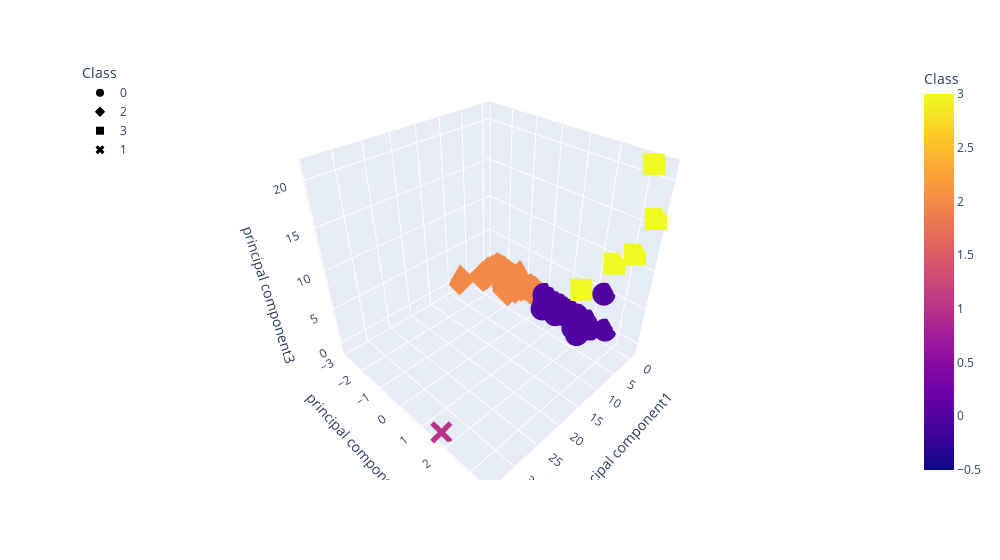

Notebook cell for this chart:
### Markdown cell above
### Deliverable 4: Visualizing Cryptocurrencies Results

#### 3D-Scatter with Clusters

### Code cell
# Creating a 3D-Scatter with the PCA data and the clusters
fig = px.scatter_3d(clustered_df, x="principal component1", y="principal component2", z="principal component3", color="Class", symbol="Class", hover_name="CoinName", width=1000)
fig.update_layout(legend=dict(x=0,y=1))
fig.show()

### Figure 1 — Plotly figure (JSON) as saved in the notebook; plotly's stock layout.template omitted (floating-point values rounded to 4 significant figures; data arrays with more than 128 entries replaced by an {"elided": "..."} marker saying what was removed)
{"data": [{"hovertemplate": "<b>%{hovertext}</b><br><br>Class=%{marker.color}<br>principal component1=%{x}<br>principal component2=%{y}<br>principal component3=%{z}<extra></extra>", "hovertext": {"elided": "288 str values"}, "legendgroup": "0", "marker": {"color": {"elided": "288 int values"}, "coloraxis": "coloraxis", "symbol": "circle"}, "mode": "markers", "name": "0", "scene": "scene", "showlegend": true, "type": "scatter3d", "x": {"elided": "288 float values"}, "y": {"elided": "288 float values"}, "z": {"elided": "288 float values"}}, {"hovertemplate": "<b>%{hovertext}</b><br><br>Class=%{marker.color}<br>principal component1=%{x}<br>principal component2=%{y}<br>principal component3=%{z}<extra></extra>", "hovertext": {"elided": "238 str values"}, "legendgroup": "2", "marker": {"color": {"elided": "238 int values"}, "coloraxis": "coloraxis", "symbol": "diamond"}, "mode": "markers", "name": "2", "scene": "scene", "showlegend": true, "type": "scatter3d", "x": {"elided": "238 float values"}, "y": {"elided": "238 float values"}, "z": {"elided": "238 float values"}}, {"hovertemplate": "<b>%{hovertext}</b><br><br>Class=%{marker.color}<br>principal component1=%{x}<br>principal component2=%{y}<br>principal component3=%{z}<extra></extra>", "hovertext": ["Vechain", "BiblePay", "LitecoinCash", "Acute Angle Cloud", "Waves"], "legendgroup": "3", "marker": {"color": [3, 3, 3, 3, 3], "coloraxis": "coloraxis", "symbol": "square"}, "mode": "markers", "name": "3", "scene": "scene", "showlegend": true, "type": "scatter3d", "x": [4.469, -0.1897, -0.3823, -0.3488, -0.3554], "y": [2.045, 3.167, 3.506, 3.115, 2.518], "z": [6.633, 21.3, 16.11, 11.47, 9.327]}, {"hovertemplate": "<b>%{hovertext}</b><br><br>Class=%{marker.color}<br>principal component1=%{x}<br>principal component2=%{y}<br>principal component3=%{z}<extra></extra>", "hovertext": ["BitTorrent"], "legendgroup": "1", "marker": {"color": [1], "coloraxis": "coloraxis", "symbol": "x"}, "mode": "markers", "name": "1", "scene": "scene", "showlegend": true, "type": "scatter3d", "x": [34.06], "y": [1.656], "z": [-1.01]}], "layout": {"coloraxis": {"colorbar": {"title": {"text": "Class"}}, "colorscale": [[0, "#0d0887"], [0.1111, "#46039f"], [0.2222, "#7201a8"], [0.3333, "#9c179e"], [0.4444, "#bd3786"], [0.5556, "#d8576b"], [0.6667, "#ed7953"], [0.7778, "#fb9f3a"], [0.8889, "#fdca26"], [1, "#f0f921"]]}, "legend": {"title": {"text": "Class"}, "tracegroupgap": 0, "x": 0, "y": 1}, "margin": {"t": 60}, "scene": {"domain": {"x": [0, 1], "y": [0, 1]}, "xaxis": {"title": {"text": "principal component1"}}, "yaxis": {"title": {"text": "principal component2"}}, "zaxis": {"title": {"text": "principal component3"}}}, "width": 1000}}
